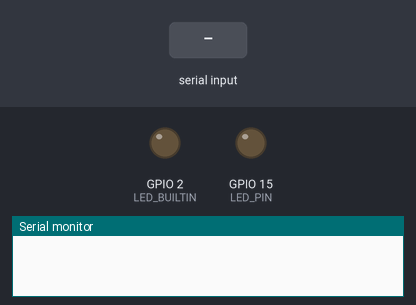
A sketch run on a simulated ESP32. On the bench: output pins drawn as LEDs (lit = HIGH), the last lines printed to the serial monitor. The test bench sets the inputs (shaded band).

Above: at 1.2 s.
1.3 s: "t\n" received over the second serial link
At 1.4 s:
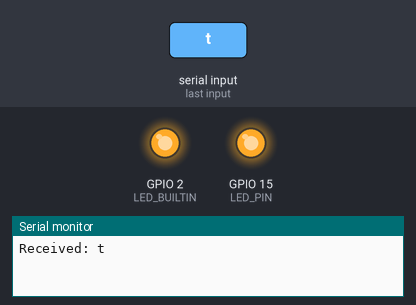
3.0 s: "1\n" received over the second serial link
Timing chart, 0 to 6.0 s (numbered marks = the images above; inputs shaded):
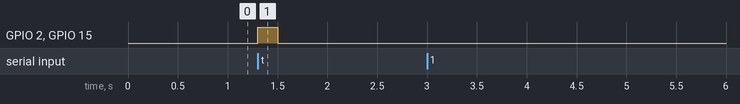

Measured:
- after the input at 1.3 s, GPIO 2 (LED_BUILTIN), GPIO 15 (LED_PIN): LOW → HIGH at once, → LOW 0.20 s later

The sketch:

Nhan.ino
```cpp
#include <Arduino.h>

#define LED_PIN 15

void setup() {
  Serial.begin(9600);
  Serial1.begin(9600, SERIAL_8N1, 16, 17); // RX=16 (RX2), TX=17 (TX2)
  pinMode(LED_PIN, OUTPUT);
  pinMode(LED_BUILTIN, OUTPUT);
  digitalWrite(LED_PIN, LOW); // Tắt LED ban đầu
  digitalWrite(LED_BUILTIN, LOW); // Tắt LED tích hợp ban đầu
}

void loop() {
  if (Serial1.available()) {
    String received = Serial1.readStringUntil('\n');
    received.trim();
    Serial.print("Received: ");
    Serial.println(received);

    if (received == "t") {
      digitalWrite(LED_PIN, HIGH); // Bật LED ngoài
      digitalWrite(LED_BUILTIN, HIGH); // Bật LED tích hợp
      delay(200); // Sáng 200ms
      digitalWrite(LED_PIN, LOW);  // Tắt LED ngoài
      digitalWrite(LED_BUILTIN, LOW); // Tắt LED tích hợp
    }
  }
}
```
